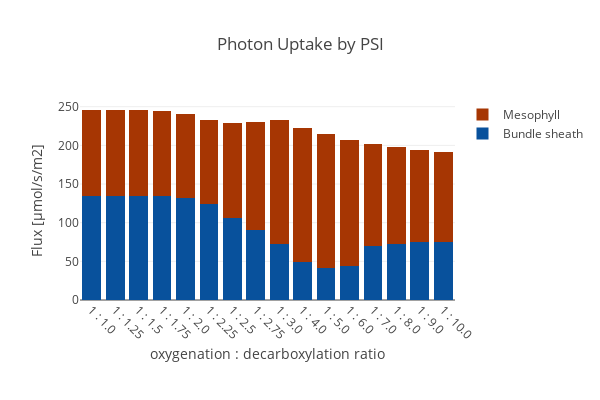

The notebook cell saved with this chart:
### Code cell
create_bar_plot_met(D_fba, D_exp,
                    {'[M]_PSI_h':'Mesophyll','[B]_PSI_h': 'Bundle sheath'},'hnu_h',
                    'Photon Uptake by PSI', xaxis_title, c3_model,
                    stacked = True, save_fig=save_fig)

### Figure 1 — Plotly figure (JSON) as saved in the notebook; plotly's stock layout.template omitted (floating-point values rounded to 4 significant figures)
{"data": [{"marker": {"color": "rgb(8,81,156)"}, "name": "Bundle sheath", "type": "bar", "uid": "1a940e9c-3a28-41c7-b849-a0a90364f964", "x": ["1 : 1.0", "1 : 1.25", "1 : 1.5", "1 : 1.75", "1 : 2.0", "1 : 2.25", "1 : 2.5", "1 : 2.75", "1 : 3.0", "1 : 4.0", "1 : 5.0", "1 : 6.0", "1 : 7.0", "1 : 8.0", "1 : 9.0", "1 : 10.0"], "y": [135.0, 135.0, 135.0, 134.5, 132.0, 123.6, 106.6, 90.19, 72.01, 49.05, 41.92, 44.01, 69.21, 72.74, 74.7, 75.46]}, {"marker": {"color": "rgb(166,54,3)"}, "name": "Mesophyll", "type": "bar", "uid": "fc042e27-54b0-48a9-8698-327ec0707008", "x": ["1 : 1.0", "1 : 1.25", "1 : 1.5", "1 : 1.75", "1 : 2.0", "1 : 2.25", "1 : 2.5", "1 : 2.75", "1 : 3.0", "1 : 4.0", "1 : 5.0", "1 : 6.0", "1 : 7.0", "1 : 8.0", "1 : 9.0", "1 : 10.0"], "y": [110.8, 110.8, 110.8, 110.5, 109.1, 109.8, 121.8, 139.6, 160.4, 173.6, 173.3, 163.2, 132.7, 124.9, 119.7, 116.3]}], "layout": {"barmode": "stack", "height": 400, "margin": {"b": 100}, "title": {"text": "Photon Uptake by PSI"}, "width": 600, "xaxis": {"tickangle": 45, "title": {"text": "oxygenation : decarboxylation ratio"}}, "yaxis": {"autorange": true, "title": {"text": "Flux [µmol/s/m2]"}}}}
